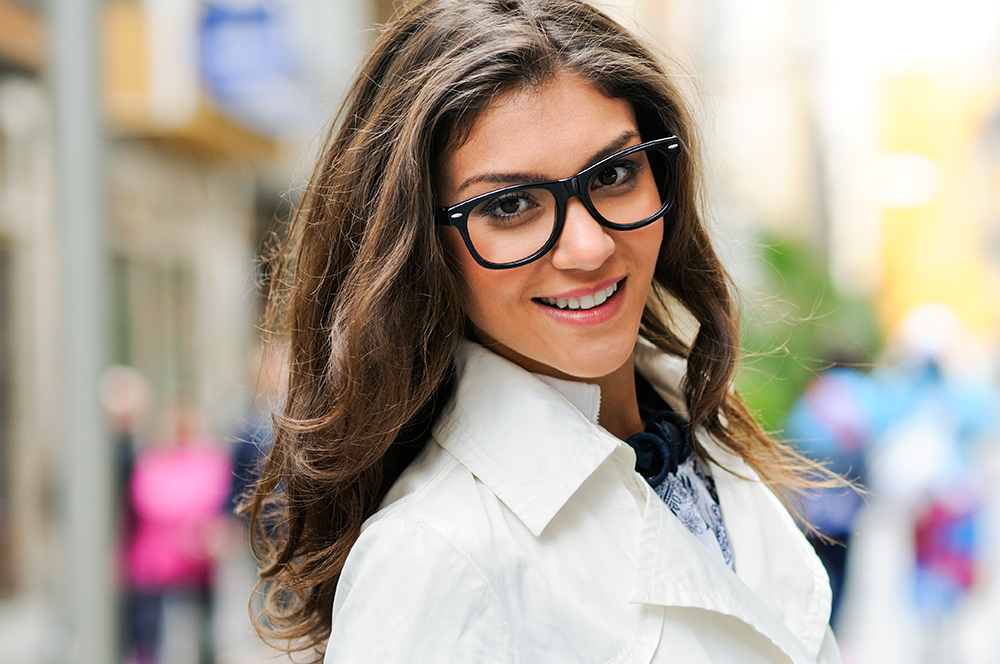
#> input picture src/data/face-data/detection1.jpg, 1000 x 664 px
$ jupyter execute FaceDetector.ipynb
#> lines starting #> are read from the running program, lines starting #| are printed output that depends on the picture; after the words box and inside, x2 and y2 are one past the last pixel; in counts of white or black regions, pixels touching at a corner belong together
#> further down, image is the input picture: shape (664, 1000, 3); mean B, G, R 152.3, 163.1, 173.9
# Exam Project | Face Detector
By **Pernille Lørup & Stephan Djurhuus**
Institute **CPHBusiness**

Education **Software Development**
Elective **Artificial Intelligence**

[cell 1]
import cv2
import math
from matplotlib import pyplot as plt

[cell 2]
class FaceDetector:
    """some info"""

    classifier = None

    classifier_paths = {
        'FACE_ALT': '../cascade-classifiers/haarcascade_frontalface_alt.xml',
        'FACE_ALT2': '../cascade-classifiers/haarcascade_frontalface_alt2.xml',
        'FACE_DEFAULT': '../cascade-classifiers/haarcascade_frontalface_default.xml',
    }

    def __init__(self, classifier_type):
        classifier_path = self.classifier_paths[classifier_type]
        self.classifier = cv2.CascadeClassifier(classifier_path)

    def _detect(self, image):
        image_grayscaled = cv2.cvtColor(image, cv2.COLOR_BGR2GRAY)
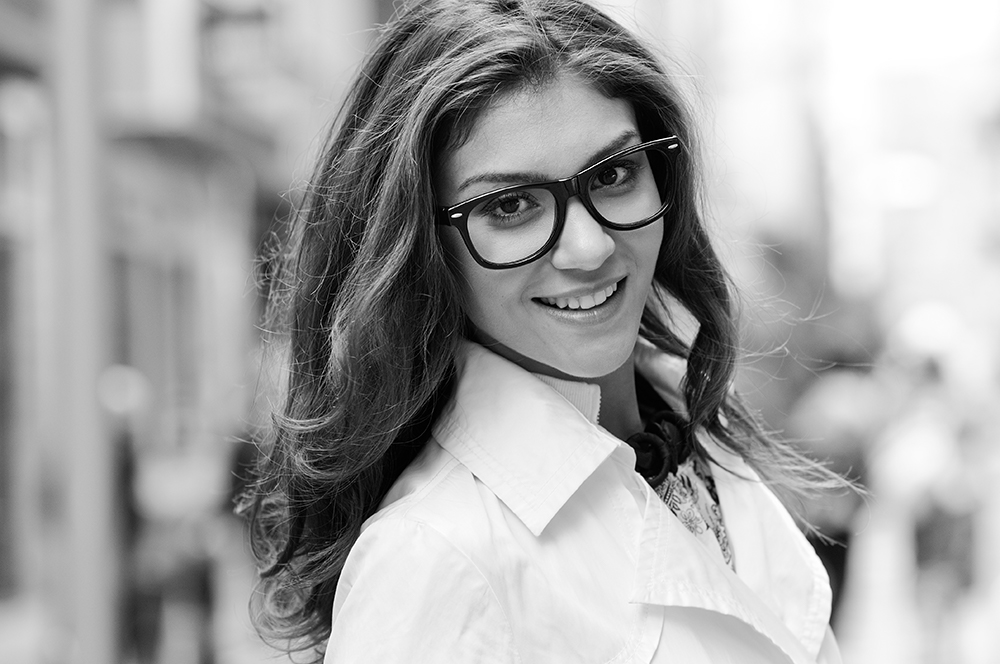
#> image_grayscaled: shape (664, 1000); min 0, max 255, mean 165
        detected_faces = self.classifier.detectMultiScale(image_grayscaled)
#> detected_faces = [[421, 101, 260, 260]]
        if len(detected_faces) == 0: return

        tmp_diagonal = 0
        tmp_face = None
        for (x, y, w, h) in detected_faces:
            diagonal = math.sqrt(w ** 2 + h ** 2)

            if diagonal > tmp_diagonal:
                tmp_diagonal = diagonal
                tmp_face = (x, y, w, h)
#> this loop made 1 pass
#> (x, y, w, h, diagonal, tmp_diagonal) on pass 1: (421, 101, 260, 260, 367.7, 367.7)
#> after the loop, tmp_diagonal = 367.7

        return tmp_face

    def crop(self, image):
        face = self._detect(image)
#> face = (421, 101, 260, 260)
        if not face: return

        (x, y, w, h) = face
#> x = 421; y = 101; w = 260; h = 260
        cropped_image = image[y:y+h, x:x+w]
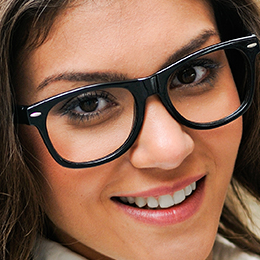
#> cropped_image: shape (260, 260, 3); mean B, G, R 76.2, 96.6, 135.6
        return cropped_image

    def mark(self, image):
        face = self._detect(image)
#> the loop in _detect (call 2), `for (x, y, w, h) in detected_faces:` made 1 pass
#> face = (421, 101, 260, 260)
        if not face: return

        (x, y, w, h) = face
#> x = 421; y = 101; w = 260; h = 260
        cv2.rectangle(image, (x, y), (x+w, y+h), (255, 0, 0), 2)
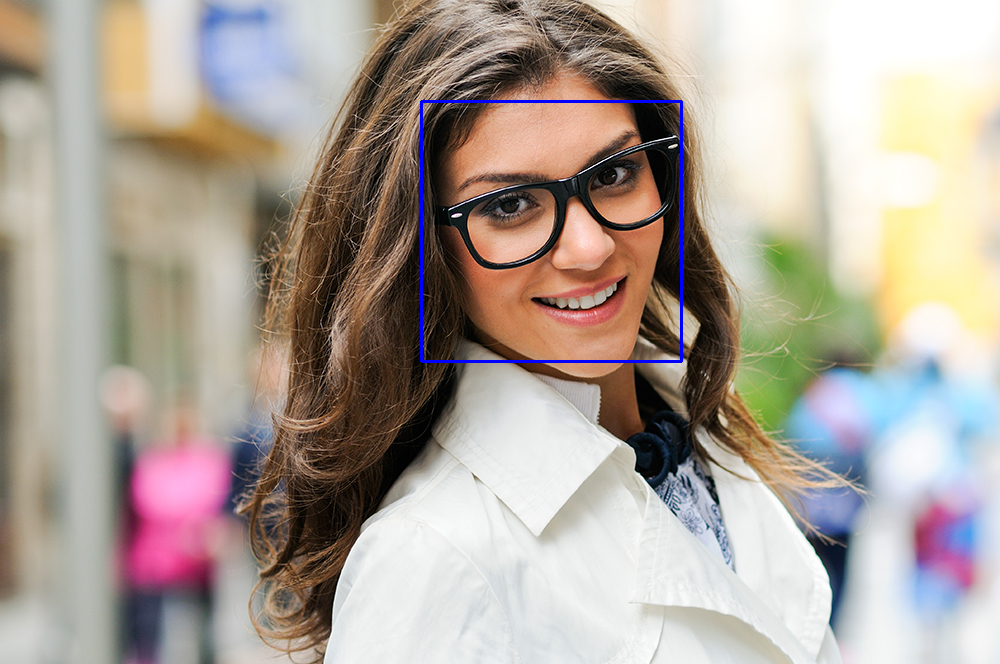
#> image: shape (664, 1000, 3); 0.47% of pixels changed, all inside (x1, y1, x2, y2) = (420, 100, 683, 363)
        return image

[cell 3]
image_path = '../data/face-data/detection1.jpg'
image = cv2.imread(image_path)

face_detector = FaceDetector('FACE_DEFAULT')
crop_image = face_detector.crop(image)
face_image = face_detector.mark(image)

[cell 4]
plt.figure(figsize=(20,20))

plt.subplot(5, 5, 1)
plt.xlabel('crop image')
plt.imshow(crop_image)

plt.subplot(5, 5, 2)
plt.xlabel('face image')
plt.imshow(face_image)

plt.show()
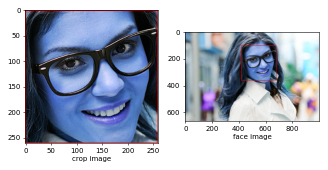
#> figure drawn by matplotlib, 2 panels; B, G, R data is drawn as R, G, B

$ run again, with src/data/face-data/detection2.jpg copied over src/data/face-data/detection1.jpg
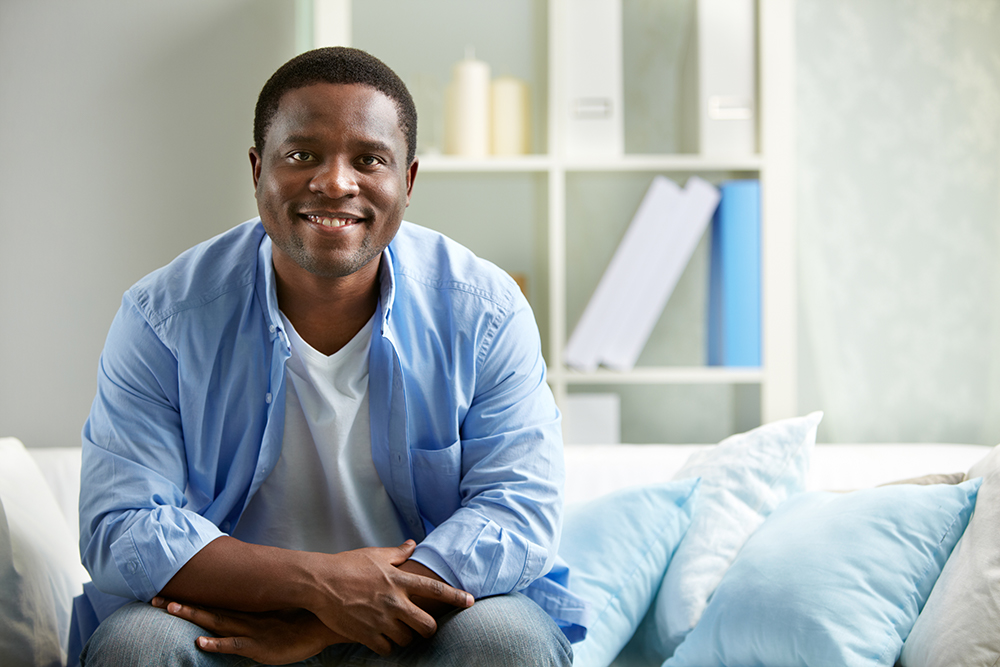
#> input picture src/data/face-data/detection2.jpg, 1000 x 667 px
#> image is the input picture: shape (667, 1000, 3); mean B, G, R 176.4, 174.4, 166.4
#> detected_faces = [[252, 88, 171, 171]]
#> the loop in _detect, `for (x, y, w, h) in detected_faces:` made 1 pass
#> (x, y, w, h, diagonal, tmp_diagonal) on pass 1: (252, 88, 171, 171, 241.8, 241.8)
#> after the loop in _detect, `for (x, y, w, h) in detected_faces:`: tmp_diagonal = 241.8
#> in crop, `face = self._detect(image)`: face = (252, 88, 171, 171)
#> in crop, `(x, y, w, h) = face`: x = 252; y = 88; w = 171
#> in crop, `cropped_image = image[y:y+h, x:x+w]`:
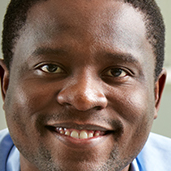
#> cropped_image: shape (171, 171, 3); mean B, G, R 95.1, 107.2, 130.1
#> the loop in _detect (call 2), `for (x, y, w, h) in detected_faces:` made 1 pass
#> in mark, `face = self._detect(image)`: face = (252, 88, 171, 171)
#> in mark, `(x, y, w, h) = face`: x = 252; y = 88; w = 171
#> image: shape (667, 1000, 3); 0.31% of pixels changed, all inside (x1, y1, x2, y2) = (251, 87, 425, 261)
#> `plt.show()`:
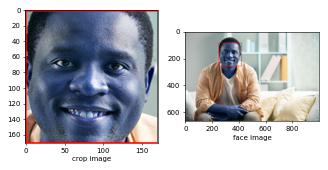
#> figure drawn by matplotlib, 2 panels; B, G, R data is drawn as R, G, B

$ run again, with src/data/face-data/detection3.jpg copied over src/data/face-data/detection1.jpg
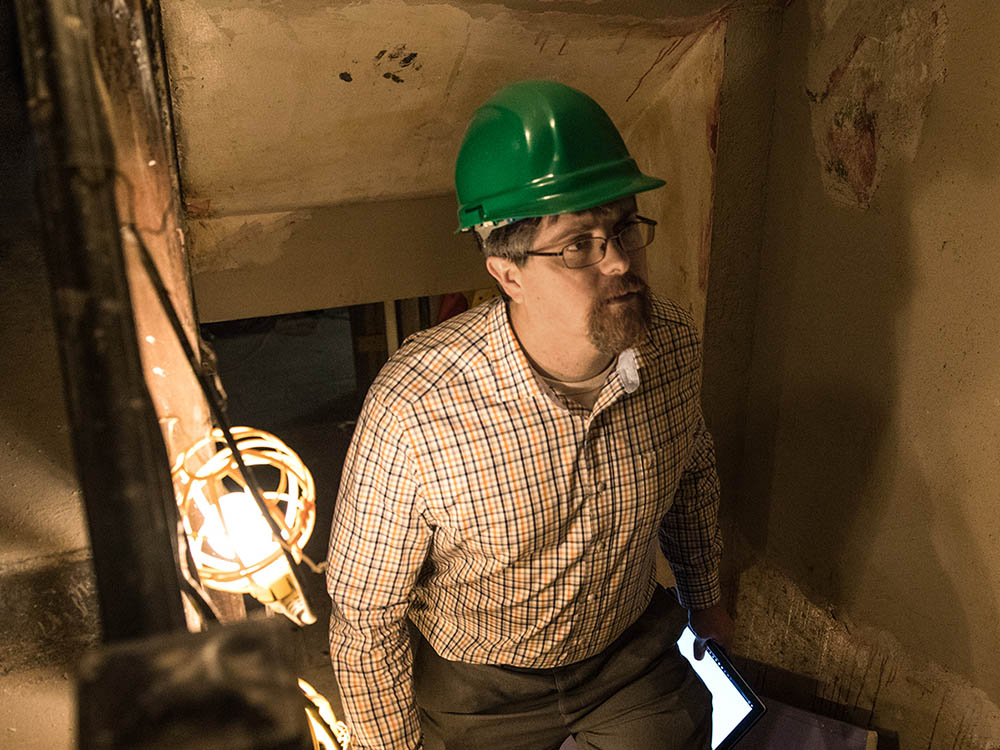
#> input picture src/data/face-data/detection3.jpg, 1000 x 750 px
#> image is the input picture: shape (750, 1000, 3); mean B, G, R 47.2, 76, 99.8
#> in _detect, `image_grayscaled = cv2.cvtColor(image, cv2.COLOR_BGR2GRAY)`:
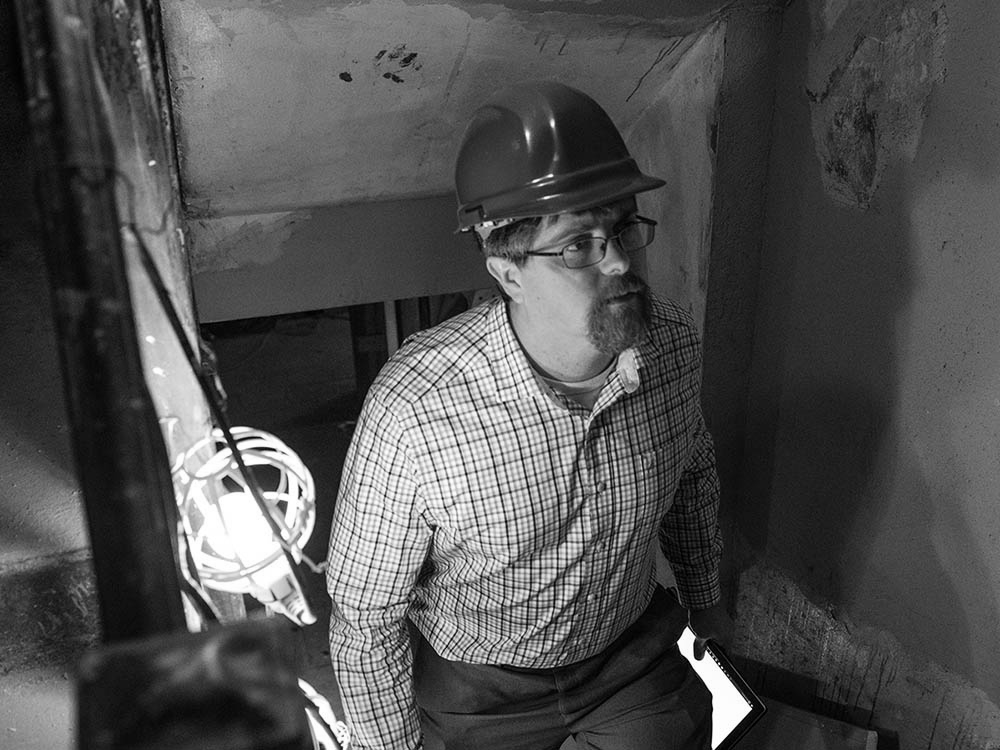
#> image_grayscaled: shape (750, 1000); min 0, max 255, mean 79.8
#> detected_faces = [[796, 79, 45, 45]]
#> the loop in _detect, `for (x, y, w, h) in detected_faces:` made 1 pass
#> (x, y, w, h, diagonal, tmp_diagonal) on pass 1: (796, 79, 45, 45, 63.64, 63.64)
#> after the loop in _detect, `for (x, y, w, h) in detected_faces:`: tmp_diagonal = 63.64
#> in crop, `face = self._detect(image)`: face = (796, 79, 45, 45)
#> in crop, `(x, y, w, h) = face`: x = 796; y = 79; w = 45
#> the loop in _detect (call 2), `for (x, y, w, h) in detected_faces:` made 1 pass
#> in mark, `face = self._detect(image)`: face = (796, 79, 45, 45)
#> in mark, `(x, y, w, h) = face`: x = 796; y = 79; w = 45
#> image: shape (750, 1000, 3); 0.07% of pixels changed, all inside (x1, y1, x2, y2) = (795, 78, 843, 126)
#> `plt.show()`:
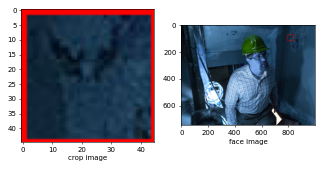
#> figure drawn by matplotlib, 2 panels; B, G, R data is drawn as R, G, B

$ run again, with src/data/face-data/detection4.jpg copied over src/data/face-data/detection1.jpg
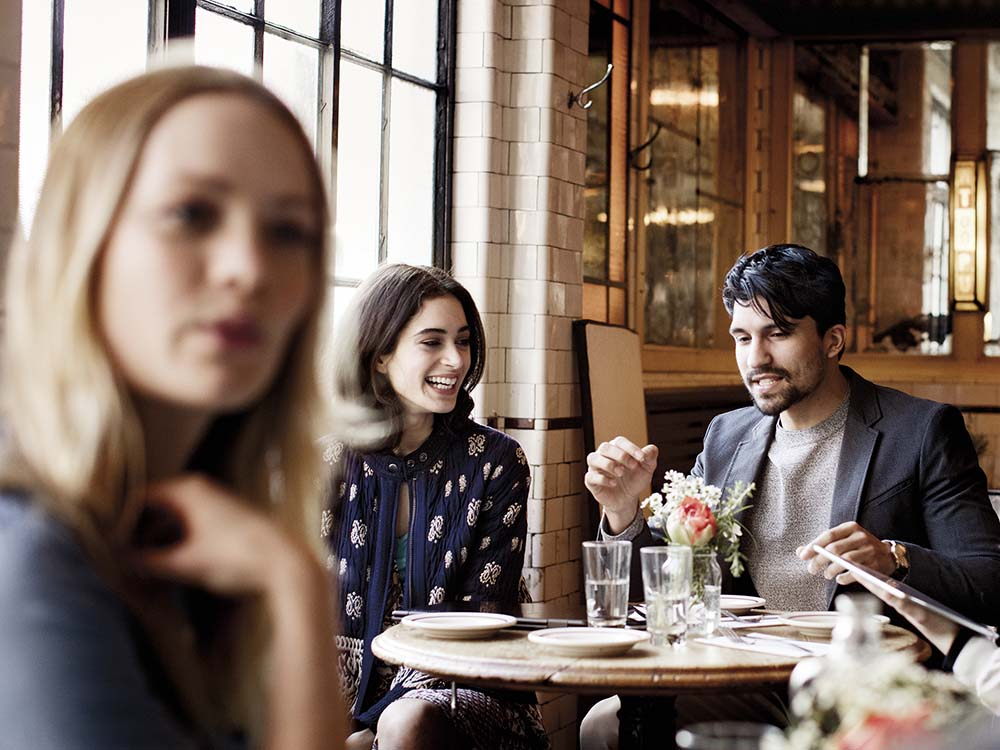
#> input picture src/data/face-data/detection4.jpg, 1000 x 750 px
#> image is the input picture: shape (750, 1000, 3); mean B, G, R 97.7, 107.7, 125.1
#> detected_faces = [[516, 548, 50, 50], [911, 160, 52, 52], [720, 306, 80, 80], [382, 300, 109, 109], [6, 339, 116, 116], [95, 115, 280, 280]]
#> the loop in _detect, `for (x, y, w, h) in detected_faces:` made 6 passes
#> (x, y, w, h, diagonal, tmp_diagonal) on passes 1 to 6: (516, 548, 50, 50, 70.71, 70.71), (911, 160, 52, 52, 73.54, 73.54), (720, 306, 80, 80, 113.1, 113.1), (382, 300, 109, 109, 154.1, 154.1), (6, 339, 116, 116, 164, 164), (95, 115, 280, 280, 396, 396)
#> after the loop in _detect, `for (x, y, w, h) in detected_faces:`: tmp_diagonal = 396
#> in crop, `face = self._detect(image)`: face = (95, 115, 280, 280)
#> in crop, `(x, y, w, h) = face`: x = 95; y = 115; w = 280
#> in crop, `cropped_image = image[y:y+h, x:x+w]`:
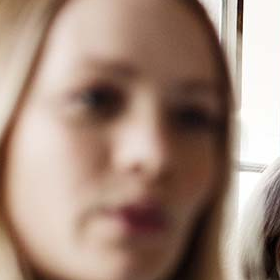
#> cropped_image: shape (280, 280, 3); mean B, G, R 123.9, 138.1, 163.6
#> the loop in _detect (call 2), `for (x, y, w, h) in detected_faces:` made 6 passes
#> in mark, `face = self._detect(image)`: face = (95, 115, 280, 280)
#> in mark, `(x, y, w, h) = face`: x = 95; y = 115; w = 280
#> image: shape (750, 1000, 3); 0.45% of pixels changed, all inside (x1, y1, x2, y2) = (94, 114, 377, 397)
#> `plt.show()`:
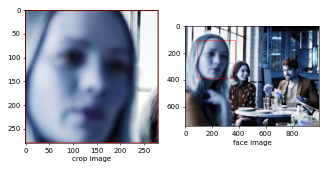
#> figure drawn by matplotlib, 2 panels; B, G, R data is drawn as R, G, B
